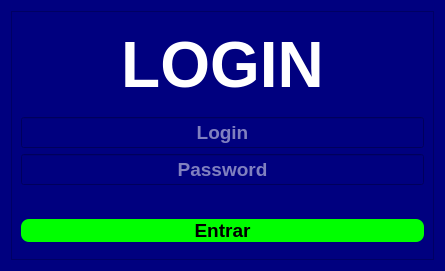
<?xml version="1.0" encoding="UTF-8"?>
<ui version="4.0">
 <class>Login</class>
 <widget class="QWidget" name="Login">
  <property name="geometry">
   <rect>
    <x>0</x>
    <y>0</y>
    <width>445</width>
    <height>271</height>
   </rect>
  </property>
  <property name="windowTitle">
   <string>Form</string>
  </property>
  <property name="styleSheet">
   <string notr="true">background-color: rgb(0, 0, 127);</string>
  </property>
  <layout class="QGridLayout" name="gridLayout">
   <item row="0" column="0">
    <widget class="QFrame" name="frame_2">
     <property name="frameShape">
      <enum>QFrame::StyledPanel</enum>
     </property>
     <property name="frameShadow">
      <enum>QFrame::Raised</enum>
     </property>
     <layout class="QGridLayout" name="gridLayout_2">
      <item row="0" column="0">
       <widget class="QLabel" name="label_2">
        <property name="sizePolicy">
         <sizepolicy hsizetype="Minimum" vsizetype="Fixed">
          <horstretch>0</horstretch>
          <verstretch>0</verstretch>
         </sizepolicy>
        </property>
        <property name="font">
         <font>
          <pointsize>48</pointsize>
          <weight>75</weight>
          <bold>true</bold>
         </font>
        </property>
        <property name="styleSheet">
         <string notr="true">color: rgb(255, 255, 255);</string>
        </property>
        <property name="text">
         <string>&lt;html&gt;&lt;head/&gt;&lt;body&gt;&lt;p align=&quot;center&quot;&gt;&lt;img src=&quot;:/image/imagens/cade.png&quot;/&gt;&lt;span style=&quot; color:#ffffff;&quot;&gt;LOGIN&lt;/span&gt;&lt;/p&gt;&lt;/body&gt;&lt;/html&gt;</string>
        </property>
        <property name="scaledContents">
         <bool>false</bool>
        </property>
       </widget>
      </item>
      <item row="1" column="0">
       <layout class="QVBoxLayout" name="verticalLayout">
        <item>
         <widget class="QLineEdit" name="L_User">
          <property name="font">
           <font>
            <pointsize>14</pointsize>
            <weight>75</weight>
            <bold>true</bold>
           </font>
          </property>
          <property name="styleSheet">
           <string notr="true">color: rgb(255, 255, 255);
</string>
          </property>
          <property name="alignment">
           <set>Qt::AlignCenter</set>
          </property>
          <property name="placeholderText">
           <string>Login</string>
          </property>
         </widget>
        </item>
        <item>
         <widget class="QLineEdit" name="L_Senha">
          <property name="font">
           <font>
            <pointsize>14</pointsize>
            <weight>75</weight>
            <bold>true</bold>
           </font>
          </property>
          <property name="styleSheet">
           <string notr="true">color: rgb(255, 255, 255);</string>
          </property>
          <property name="inputMask">
           <string/>
          </property>
          <property name="text">
           <string/>
          </property>
          <property name="maxLength">
           <number>50</number>
          </property>
          <property name="alignment">
           <set>Qt::AlignCenter</set>
          </property>
          <property name="placeholderText">
           <string>Password</string>
          </property>
         </widget>
        </item>
        <item>
         <widget class="QLabel" name="Lbl_Acesso">
          <property name="enabled">
           <bool>true</bool>
          </property>
          <property name="sizePolicy">
           <sizepolicy hsizetype="Expanding" vsizetype="Fixed">
            <horstretch>0</horstretch>
            <verstretch>0</verstretch>
           </sizepolicy>
          </property>
          <property name="text">
           <string/>
          </property>
         </widget>
        </item>
       </layout>
      </item>
      <item row="2" column="0">
       <widget class="QPushButton" name="Btn_Entrar">
        <property name="font">
         <font>
          <pointsize>14</pointsize>
          <weight>75</weight>
          <bold>true</bold>
         </font>
        </property>
        <property name="styleSheet">
         <string notr="true">QPushButton{  
    background-color: rgb(0, 255, 0);
	border-radius: 8px	
}

QPushButton:hover{
  background-color:rgb(50,50,50);
  color:rgb(200,200,200)
}

QPushButton:pressed{
  background-color:rgb(35,35,35);
  color:rgb(200,200,200)
}</string>
        </property>
        <property name="text">
         <string>Entrar</string>
        </property>
       </widget>
      </item>
     </layout>
    </widget>
   </item>
  </layout>
 </widget>
 <resources>
  <include location="icons.qrc"/>
 </resources>
 <connections/>
</ui>
